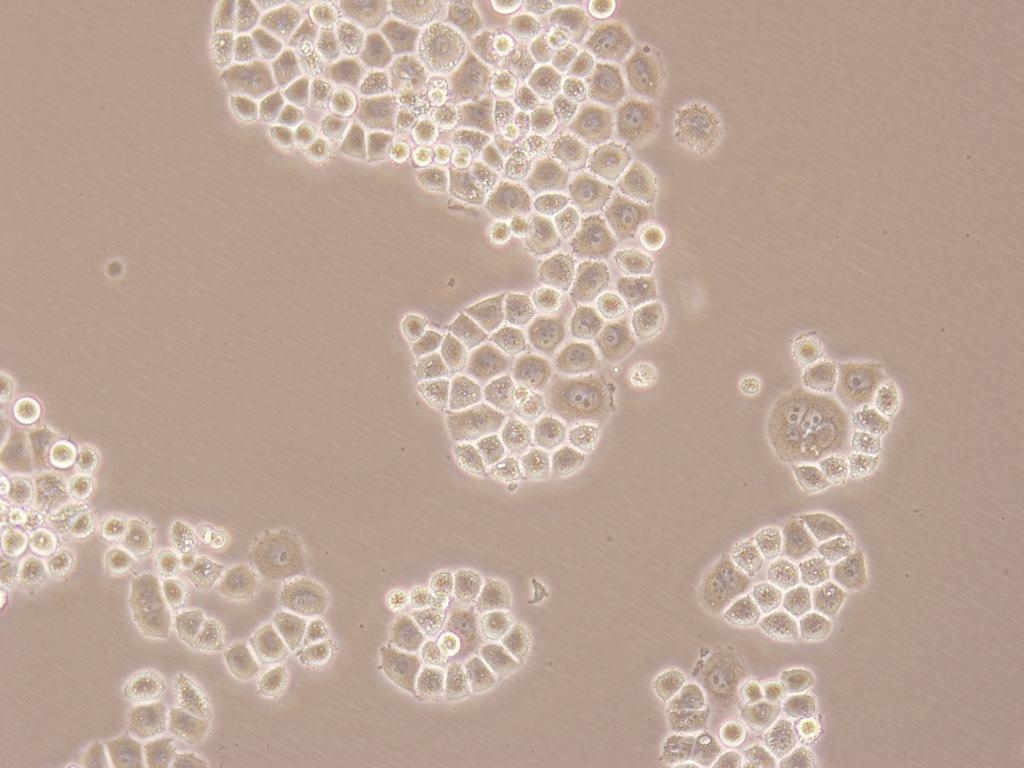
#> input picture HW1/im1.jpg, 1024 x 768 px, found by its file name
$ python FindCellBoundaries.py
#> lines starting #> are read from the running program, lines starting #| are printed output that depends on the picture; after the words box and inside, x2 and y2 are one past the last pixel; in counts of white or black regions, pixels touching at a corner belong together
### HW1/FindCellLocations.py

import cv2
import numpy as np

from metric import cell_level


def otsu_method(rgb_image):
    # Calculate histogram
    histogram = cv2.calcHist([rgb_image], [0], None, [256], [0, 256])

    # Normalize the histogram
    histogram_norm = histogram.ravel() / histogram.sum()

    # Compute the cumulative distribution function (CDF)
    cdf = histogram_norm.cumsum()

    # Initialize variables
    best_threshold = 0
    best_intra_class_variance = 0

    # Iterate over all possible threshold values
    for t in range(256):
        # Background and foreground class probabilities
        prob_background = cdf[t]
        prob_foreground = 1 - prob_background

        # Background and foreground class means
        epsilon = 1e-8  # small epsilon value to avoid division by zero
        mean_background = (histogram_norm[:t + 1] * np.arange(t + 1)).sum() / max(prob_background, epsilon)
        mean_foreground = (histogram_norm[t + 1:] * np.arange(t + 1, 256)).sum() / max(prob_foreground, epsilon)

        # Compute intra-class variance
        intra_class_variance = prob_background * prob_foreground * ((mean_background - mean_foreground) ** 2)

        # Update the best threshold if necessary
        if intra_class_variance > best_intra_class_variance:
            best_intra_class_variance = intra_class_variance
            best_threshold = t

    return best_threshold


def find_cell_locations(rgb_image, mask_image, i):
    kernel = cv2.getStructuringElement(cv2.MORPH_ELLIPSE, (3, 3))
    best_threshold = otsu_method(rgb_image)

    binary_image = cv2.threshold(rgb_image, best_threshold, 255, cv2.THRESH_BINARY)[1]
    opened_binary_image = cv2.morphologyEx(binary_image, cv2.MORPH_OPEN, kernel, iterations=1)
    cells = cv2.bitwise_not(opened_binary_image, mask=mask_image)
    cells = cv2.threshold(cells, best_threshold, 255, cv2.THRESH_BINARY)[1]
    eroded_cells = cv2.erode(cells, kernel, iterations=1)

    dist = cv2.distanceTransform(eroded_cells, cv2.DIST_L2, 3)
    cv2.normalize(dist, dist, 0, 255, cv2.NORM_MINMAX)

    # save distance transform image
    cv2.imwrite('distance_transform/im{}.jpg'.format(i), dist)

    # dilation
    dist = cv2.morphologyEx(dist, cv2.MORPH_CLOSE, kernel, iterations=2)

    # Apply median filter to remove noise
    ksize = 5  # Kernel size for median filter
    dist = cv2.medianBlur(dist, ksize)

    # do dilation
    dist = cv2.morphologyEx(dist, cv2.MORPH_CLOSE, kernel, iterations=2)

    binary = dist.astype('uint8')

    # Find contours in the binary image
    contours = cv2.findContours(binary, cv2.RETR_EXTERNAL, cv2.CHAIN_APPROX_SIMPLE)[0]

    centroidList = []
    # Iterate through contours and calculate x and y distances
    for contour in contours:
        # Calculate the centroid of the contour
        M = cv2.moments(contour)
        # Skip the contour if the area is zero (i.e., M["m00"] == 0)
        if M["m00"] == 0:
            continue

        cX = int(M["m10"] / M["m00"])
        cY = int(M["m01"] / M["m00"])
        centroidList.append((cX, cY))


    # cv2.imshow('Binary', dist)
    # cv2.waitKey(0)
    # cv2.destroyAllWindows()

    return centroidList


for i in range(1, 4):
    rgb_image = cv2.imread('data/im{}.jpg'.format(i), cv2.IMREAD_GRAYSCALE)
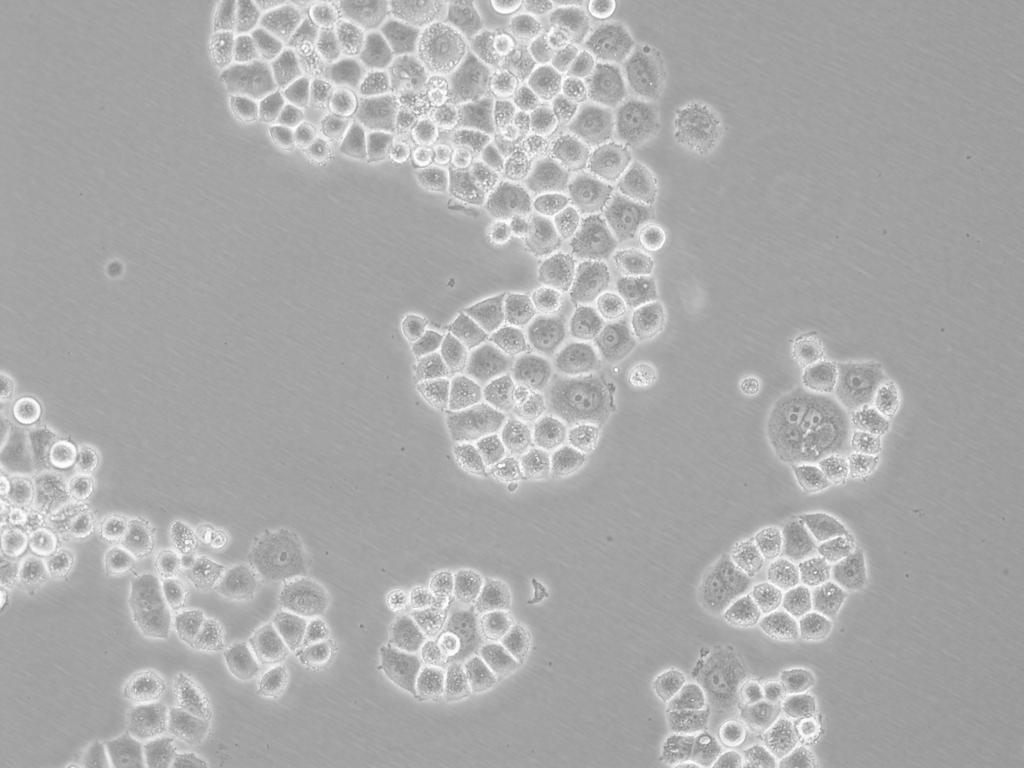
#> rgb_image: shape (768, 1024); min 119, max 255, mean 171.2
    mask_image = cv2.imread('mask/im{}.jpg'.format(i), cv2.IMREAD_GRAYSCALE)
    centroidList = find_cell_locations(rgb_image, mask_image, i)
#> in otsu_method, `histogram = cv2.calcHist([rgb_image], [0], None, [256], [0, 256])`: histogram = 256 values, max 76008 at index 163, min 0 at index 0, mean 3072
#> in otsu_method, `histogram_norm = histogram.ravel() / histogram.sum()`: histogram_norm = 256 values, max 0.0966 at index 163, min 0 at index 0, mean 0.00391
#> in otsu_method, `cdf = histogram_norm.cumsum()`: cdf = 256 values from 0 to 1
#> the loop in otsu_method, `for t in range(256):` made 256 passes
#> (prob_background, prob_foreground, mean_background, mean_foreground, intra_class_variance, best_intra_class_variance) on passes 120, 126, 127, 128, 129, 130, 131, 132, 133, 134, 135, 136: (1.27e-06, 1, 119, 171.2, 0.00346, 0.00346), (2.54e-06, 1, 122, 171.2, 0.00614, 0.00614), (6.36e-06, 1, 124.4, 171.2, 0.0139, 0.0139), (7.63e-06, 1, 124.8, 171.2, 0.0164, 0.0164), (1.14e-05, 1, 125.9, 171.2, 0.0234, 0.0234), (1.78e-05, 1, 127, 171.2, 0.0347, 0.0347), (3.05e-05, 1, 128.2, 171.2, 0.0562, 0.0562), (5.47e-05, 1, 129.5, 171.2, 0.095, 0.095), (7.76e-05, 1, 130.2, 171.2, 0.13, 0.13), (0.000108, 1, 131, 171.2, 0.174, 0.174), (0.000142, 1, 131.7, 171.2, 0.221, 0.221), (0.000198, 1, 132.6, 171.2, 0.294, 0.294)
#> (prob_background, prob_foreground, mean_background, mean_foreground, intra_class_variance) on passes 1 to 6: (0, 1, 0, 171.2, 0), (0, 1, 0, 171.2, 0), (0, 1, 0, 171.2, 0), (0, 1, 0, 171.2, 0), (0, 1, 0, 171.2, 0), (0, 1, 0, 171.2, 0)
#> after the loop in otsu_method, `for t in range(256):`: best_intra_class_variance = 243.7; best_threshold = 185
#> in find_cell_locations, `binary_image = cv2.threshold(rgb_image, best_threshold, 255, cv2.THRES..`:
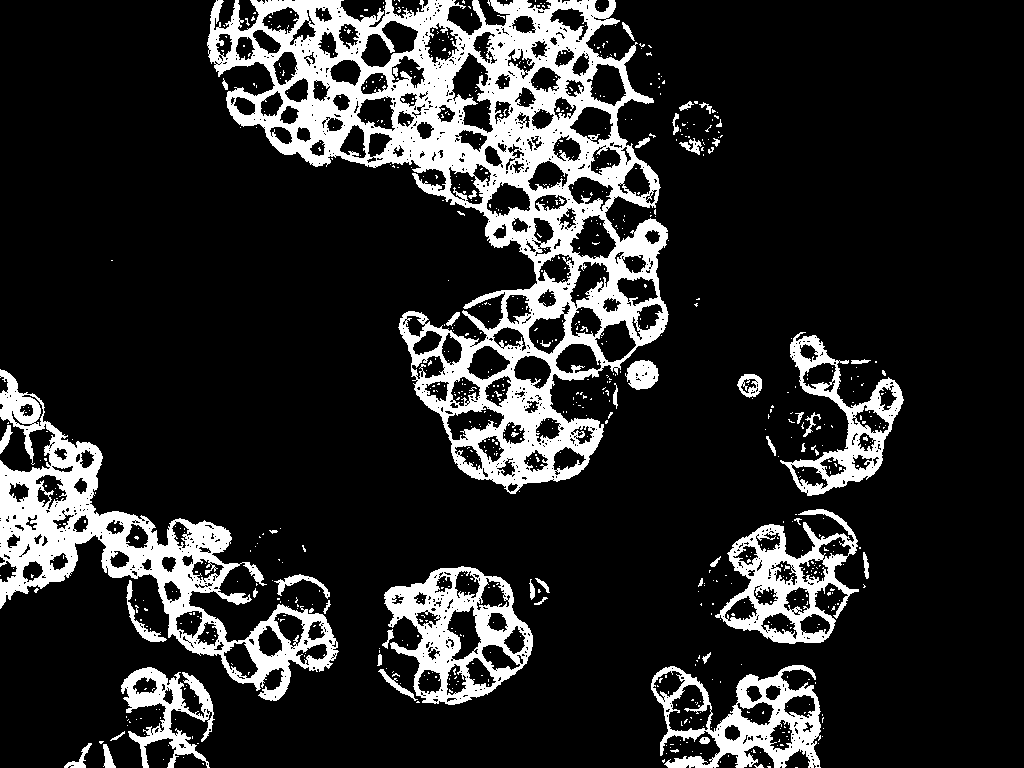
#> binary_image: shape (768, 1024); 16.3% white; 820 white regions (765 under 20 px), largest, box (x1, y1, x2, y2) and area: (207, 0, 669, 494) 66580, (0, 369, 339, 701) 23014, (384, 566, 533, 705) 8572
#> in find_cell_locations, `opened_binary_image = cv2.morphologyEx(binary_image, cv2.MORPH_OPEN, k..`:
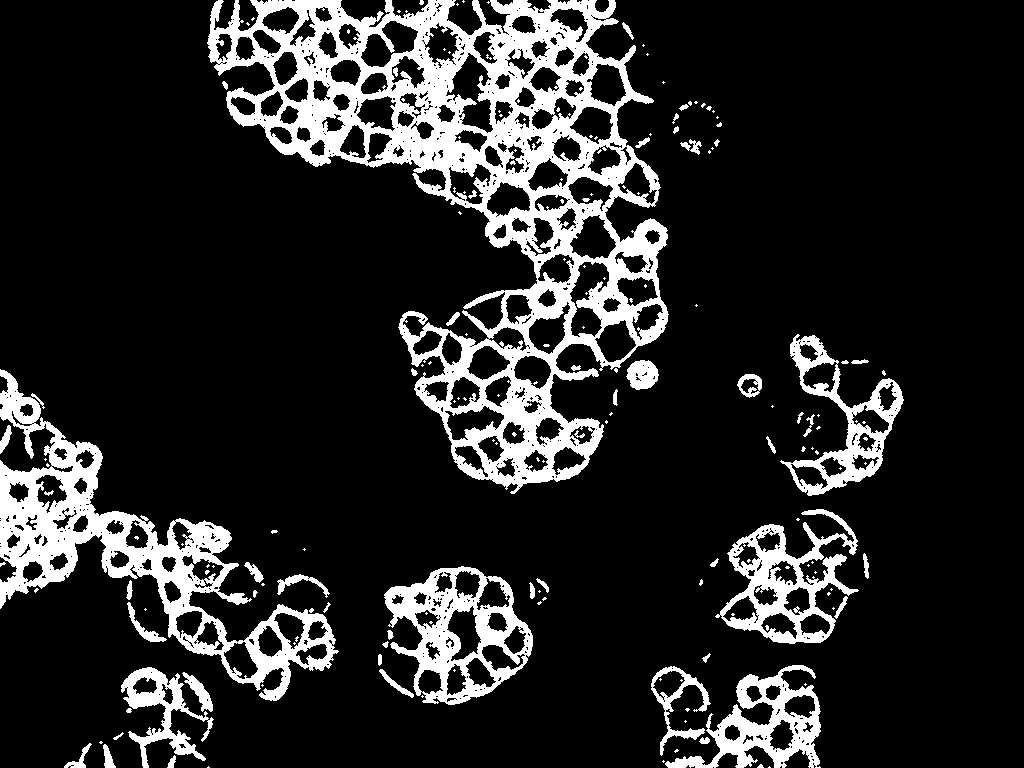
#> opened_binary_image: shape (768, 1024); 15.4% white; 189 white regions (132 under 20 px), largest, box (x1, y1, x2, y2) and area: (207, 0, 669, 494) 63777, (0, 369, 339, 701) 21957, (384, 566, 533, 705) 8230
#> in find_cell_locations, `eroded_cells = cv2.erode(cells, kernel, iterations=1)`:
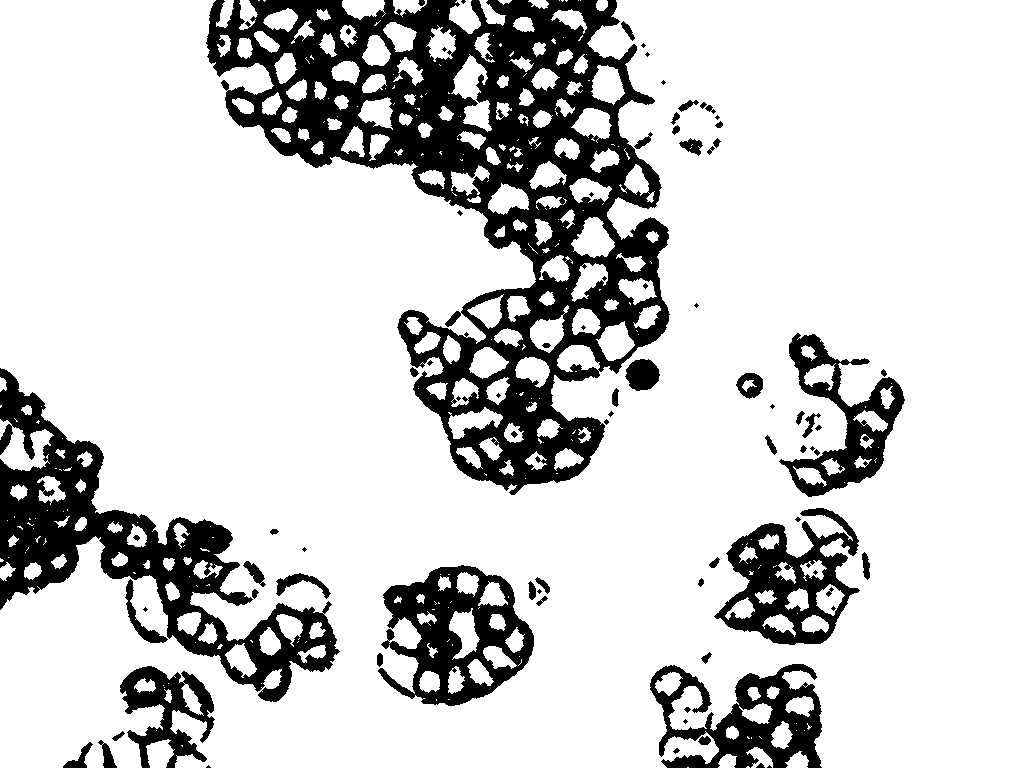
#> eroded_cells: shape (768, 1024); 81% white; 83 black regions (28 under 20 px)
#> in find_cell_locations, `dist = cv2.distanceTransform(eroded_cells, cv2.DIST_L2, 3)`:
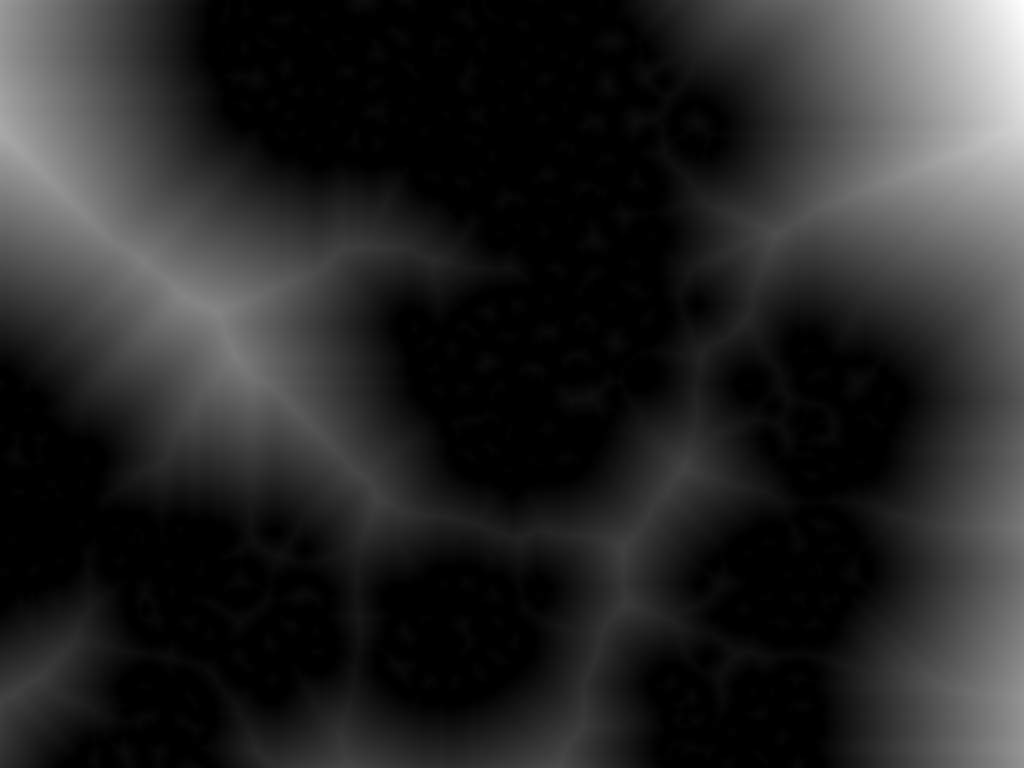
#> dist: shape (768, 1024) float32; min 0, max 338.4, mean 52.2; drawn with min black and max white
#> in find_cell_locations, `contours = cv2.findContours(binary, cv2.RETR_EXTERNAL, cv2.CHAIN_APPRO..`: contours = 169 contours, 16 with area under 20; largest, box (x1, y1, x2, y2) and area: (0, 0, 1024, 768) 604811, (132, 577, 167, 635) 1240, (0, 429, 51, 470) 1025, (573, 218, 614, 256) 934, (599, 324, 633, 360) 776
#> the loop in find_cell_locations, `for contour in contours:` made 169 passes
#> (cX, cY) on passes 2 to 4: (727, 761), (797, 761), (760, 756)
#> after the loop in find_cell_locations, `for contour in contours:`: centroidList = 169 pairs, first value 1 to 800, second value 0 to 766
#> (the run stopped early here; a loop or call above may not have finished)
